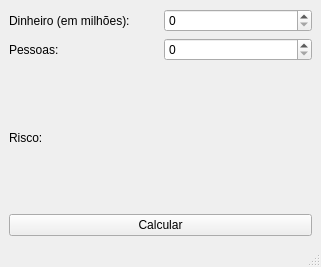
<?xml version="1.0" encoding="UTF-8"?>
<ui version="4.0">
 <class>MainWindow</class>
 <widget class="QMainWindow" name="MainWindow">
  <property name="geometry">
   <rect>
    <x>0</x>
    <y>0</y>
    <width>321</width>
    <height>267</height>
   </rect>
  </property>
  <property name="windowTitle">
   <string>MainWindow</string>
  </property>
  <widget class="QWidget" name="centralwidget">
   <layout class="QVBoxLayout" name="verticalLayout">
    <item>
     <layout class="QHBoxLayout" name="horizontalLayout_3">
      <item>
       <widget class="QLabel" name="dinheiroLabel">
        <property name="text">
         <string>Dinheiro (em milhões):</string>
        </property>
       </widget>
      </item>
      <item>
       <widget class="QSpinBox" name="dinheiroSpinBox"/>
      </item>
     </layout>
    </item>
    <item>
     <layout class="QHBoxLayout" name="horizontalLayout_2">
      <item>
       <widget class="QLabel" name="pessoasLabel">
        <property name="text">
         <string>Pessoas:</string>
        </property>
       </widget>
      </item>
      <item>
       <widget class="QSpinBox" name="pessoasSpinBox"/>
      </item>
     </layout>
    </item>
    <item>
     <layout class="QHBoxLayout" name="horizontalLayout">
      <item>
       <widget class="QLabel" name="riscoLabel">
        <property name="text">
         <string>Risco:</string>
        </property>
       </widget>
      </item>
      <item>
       <widget class="QLabel" name="riscoLabel2">
        <property name="text">
         <string/>
        </property>
       </widget>
      </item>
     </layout>
    </item>
    <item>
     <widget class="QPushButton" name="calcularPushButton">
      <property name="text">
       <string>Calcular</string>
      </property>
     </widget>
    </item>
   </layout>
  </widget>
  <widget class="QMenuBar" name="menubar">
   <property name="geometry">
    <rect>
     <x>0</x>
     <y>0</y>
     <width>321</width>
     <height>22</height>
    </rect>
   </property>
  </widget>
  <widget class="QStatusBar" name="statusbar"/>
 </widget>
 <resources/>
 <connections/>
</ui>
